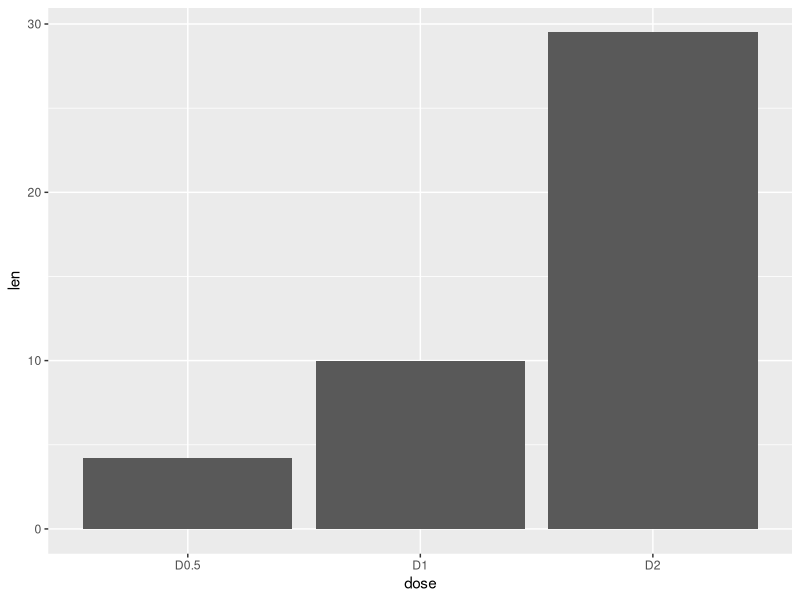
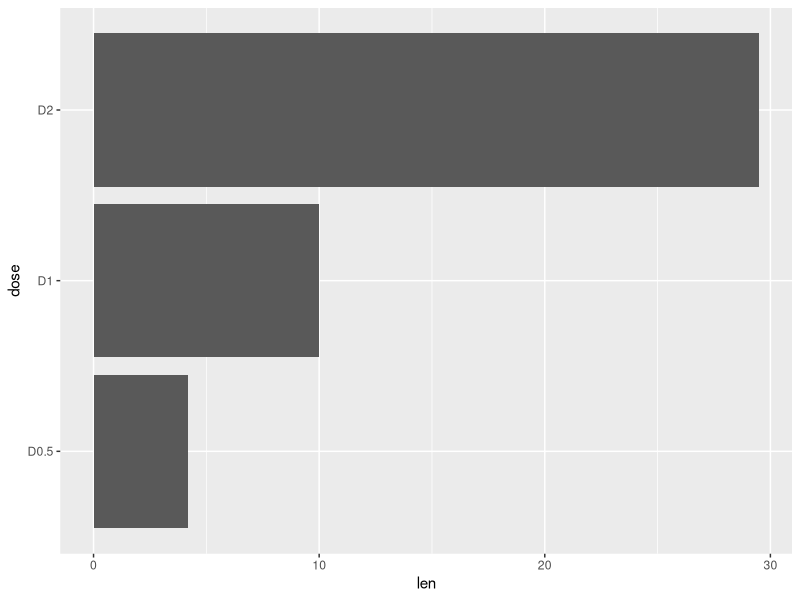
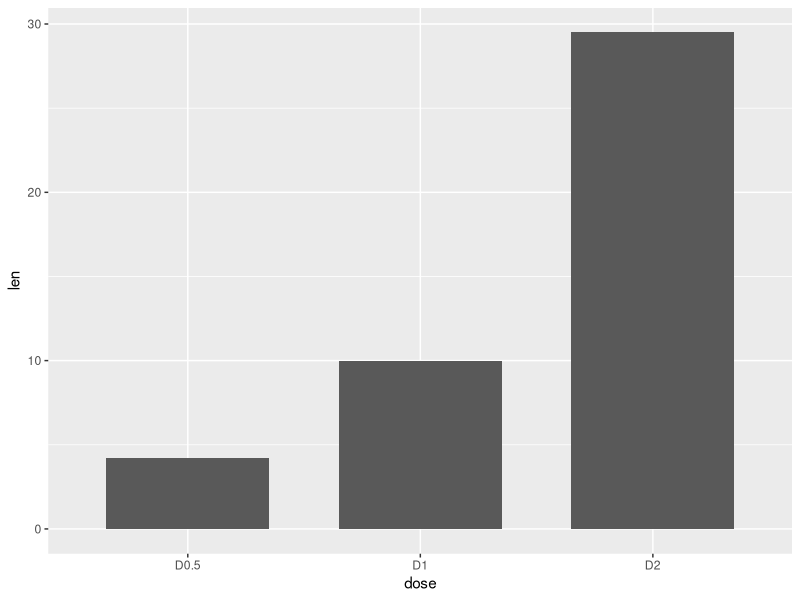
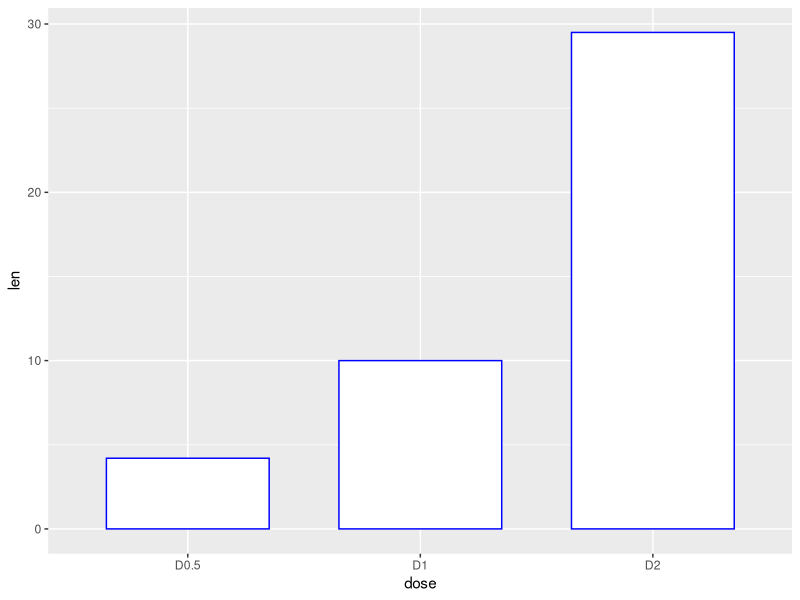
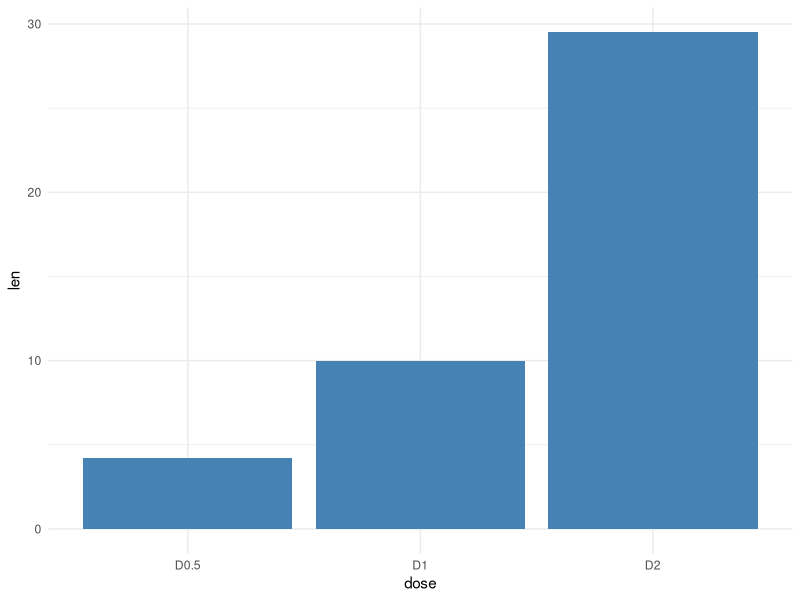
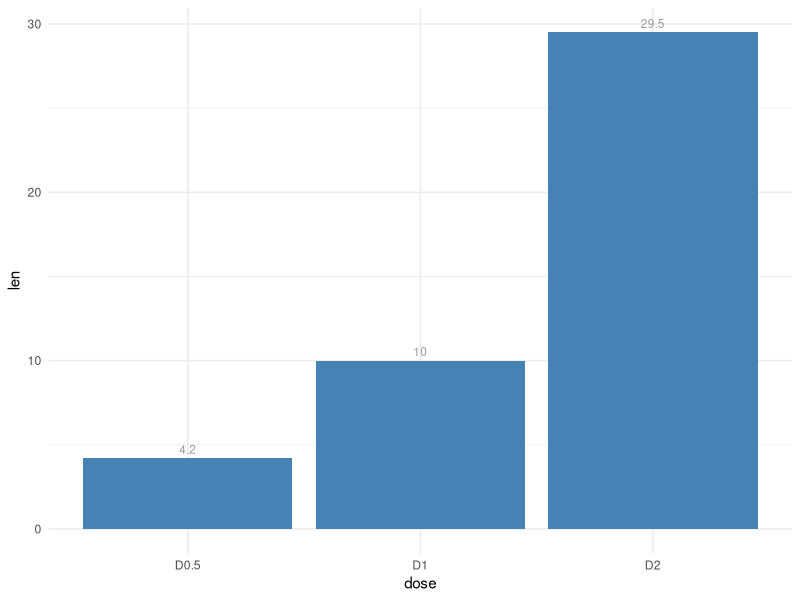
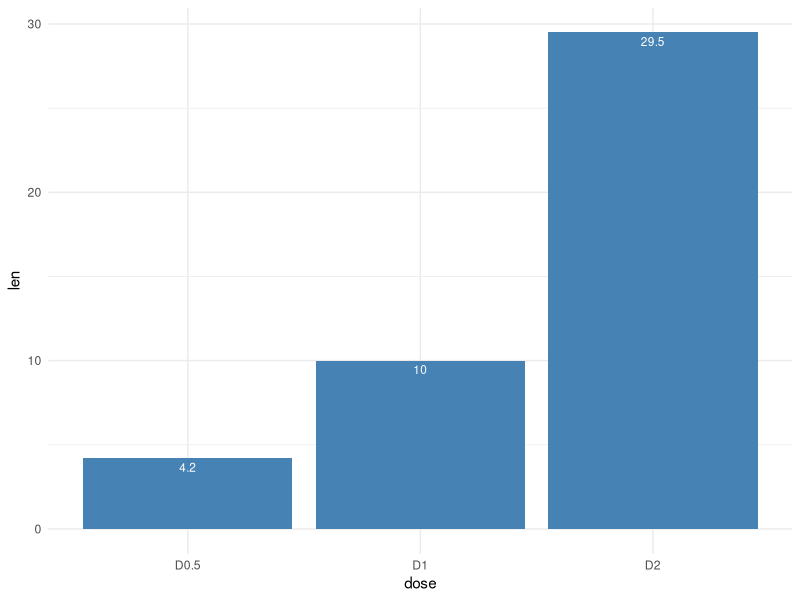
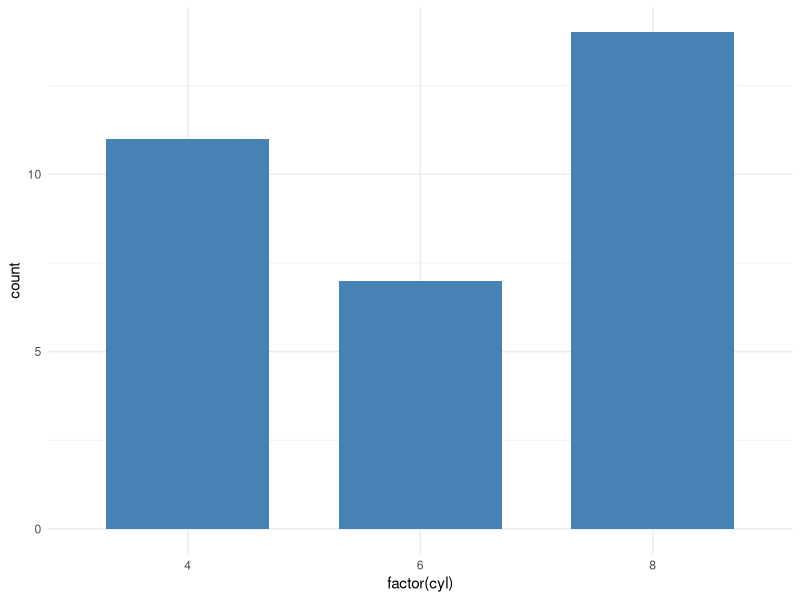

Generate these figures, in order, with R:
# Creating data frame
dataset = data.frame(dose =c("D0.5","D1","D2"),
                     len =c(4.2, 10, 29.5))

library(ggplot2)

# Basic barplot
ggplot(data=dataset, aes(x=dose, y=len))+
  geom_bar(stat = "identity")

# Horizontal barplot
ggplot(data=dataset, aes(x=dose, y=len))+
  geom_bar(stat = "identity")+
  coord_flip()

# Changing the width of bars
ggplot(data=dataset, aes(x=dose, y=len))+
  geom_bar(stat="identity", width=0.7)

# Changing colors
ggplot(data=dataset, aes(x=dose, y=len))+
  geom_bar(stat="identity", color="blue",fill="white", width=0.7)

# Minimal theme with blue fill color
ggplot(data=dataset, aes(x=dose, y=len))+
  geom_bar(stat="identity",fill="steelblue")+
  theme_minimal()

#Barplot with labels
# outside bars
ggplot(data=dataset, aes(x=dose, y=len))+
  geom_bar(stat= "identity",fill= "steelblue")+
  geom_text(aes(label = len),vjust=-0.5, size=3, color="#99999F")+
  theme_minimal()

# Inside bars
ggplot(data=dataset, aes(x=dose, y=len))+
  geom_bar(stat= "identity",fill= "steelblue")+
  geom_text(aes(label = len),vjust=1.5, size=3, color="white")+
  theme_minimal()

mycarData = mtcars
# Barplot of counts
# To make a barplot of counts, we will use mtcars dataset

ggplot(data=mycarData, aes(x= factor(cyl)))+
  geom_bar(stat="count",width=0.7, fill="steelblue")+
  theme_minimal()


